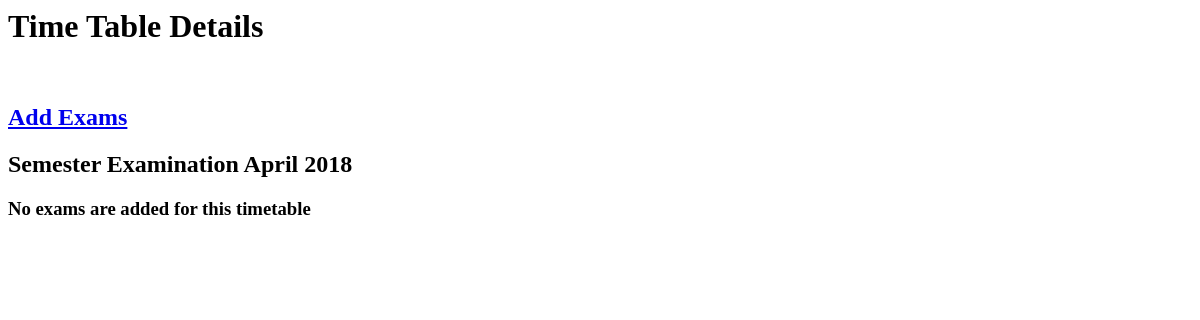
Before: /allotment/timetable/2/detail/ with the older database file.
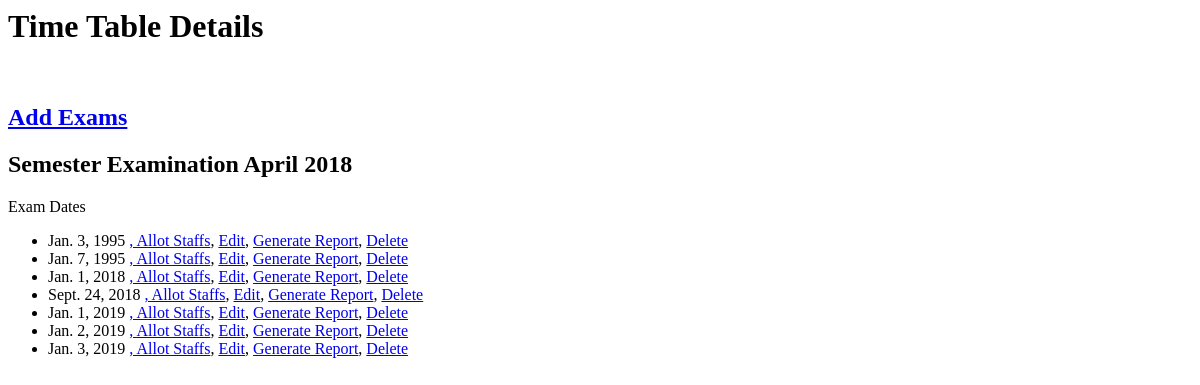
After: the same page with the newer database file.
### allotment/models.py (models this page shows, shortened)
class Exam(models.Model):
    class Meta:
        unique_together=(('timetable_id','dateOfExam'))
        verbose_name = "Exam"
        verbose_name_plural = "Exams"
    timetable_id=models.ForeignKey(TimeTable,on_delete=models.CASCADE,blank=False)
    dateOfExam=models.DateField(null=False, blank=False, default=timezone.now)
    noOfStudents=models.IntegerField(null=False, blank=True, default=0, help_text='No of students appearing for this exam')
    staffs=models.ManyToManyField(Staff, help_text='Select staffs for the exam', blank=True)
    def get_delete_url(self):
        return reverse('exam_delete', args=[str(self.id)])
    def get_exam_allotstaff_url(self):
        return reverse('exam_allotstaff', args=[str(self.id)])
    def get_edit_url(self):
        return reverse('exam_edit', args=[str(self.id)])
    def get_report_url(self):
        return reverse('report', args=[str(self.id)])

### allotment/views.py (the view)
# urls.py: path('timetable/<int:pk>/detail/', views.timetable_detail, name='timetable_detail'),
def timetable_detail(request, pk):
	queryset1=TimeTable.objects.filter(id=pk)
	timetableName=queryset1.get().longName
	examDateList=Exam.objects.filter(timetable_id=pk).order_by('dateOfExam')
	context={
	'examDateList':examDateList,
	'timetableName':timetableName,
	'pk':pk,
	}
	request.session['timetableSession'] = pk
	request.session['timetableName'] = timetableName
	return render(request,'allotment/timetable_detail.html',context=context)

### allotment/templates/allotment/timetable_detail.html (shortened to what this page needs)
{%block content%}
<h1>Time Table Details</h1>
<a href="{% url 'exam_create' %}"><h2> Add Exams </h2> </a>
<h2>{{ timetableName }}</h2>
{% if examDateList %}
	<p>Exam Dates</p>
	<ul>
		{% for e in examDateList %}
		<li>
			{{e.dateOfExam}}
			<a href="{{e.get_exam_allotstaff_url}}">, Allot Staffs</a>,
			<a href="{{e.get_edit_url}}"> Edit</a>,
			<a href="{{e.get_report_url}}"> Generate Report</a>,
			<a href="{{ e.get_delete_url }}"> Delete </a>
		</li>
		{% endfor %}
	</ul>
{% else %}
	<h3> No exams are added for this timetable </h3>
{% endif %}
{% endblock %}

Changed rows visible on the page:
added Exam: dateOfExam "Jan. 3, 1995"
added Exam: dateOfExam "Jan. 7, 1995"
added Exam: dateOfExam "Jan. 1, 2018"
added Exam: dateOfExam "Sept. 24, 2018"
added Exam: dateOfExam "Jan. 1, 2019"
added Exam: dateOfExam "Jan. 2, 2019"
added Exam: dateOfExam "Jan. 3, 2019"
Other visible differences:
text no longer shown: "No exams are added for this timetable"
text now shown: "Exam Dates"
